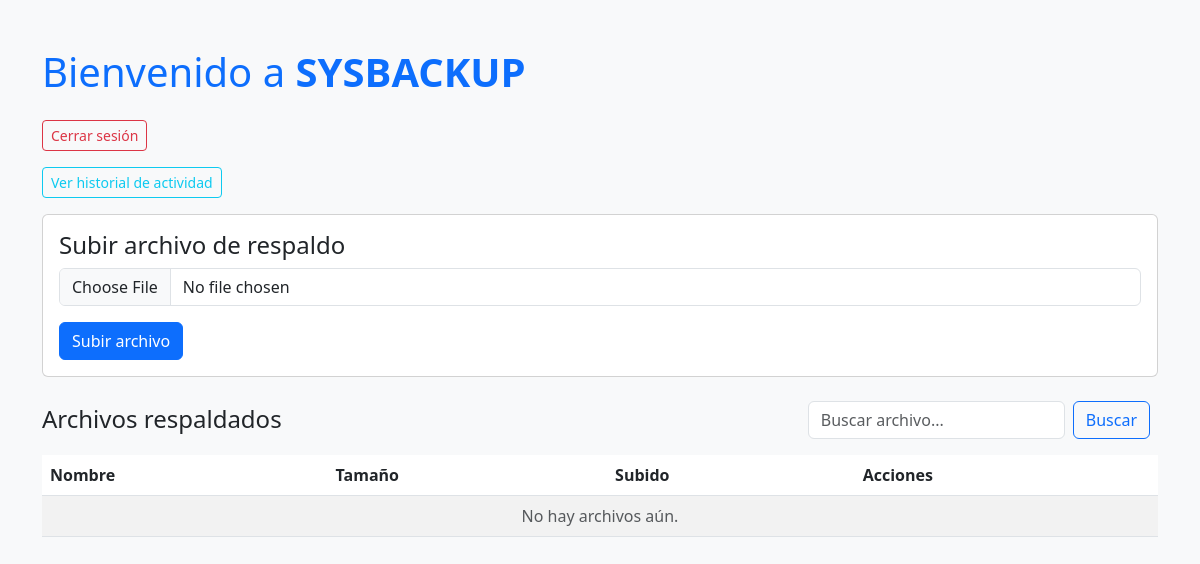
Page / (signed in) on the earlier database version.
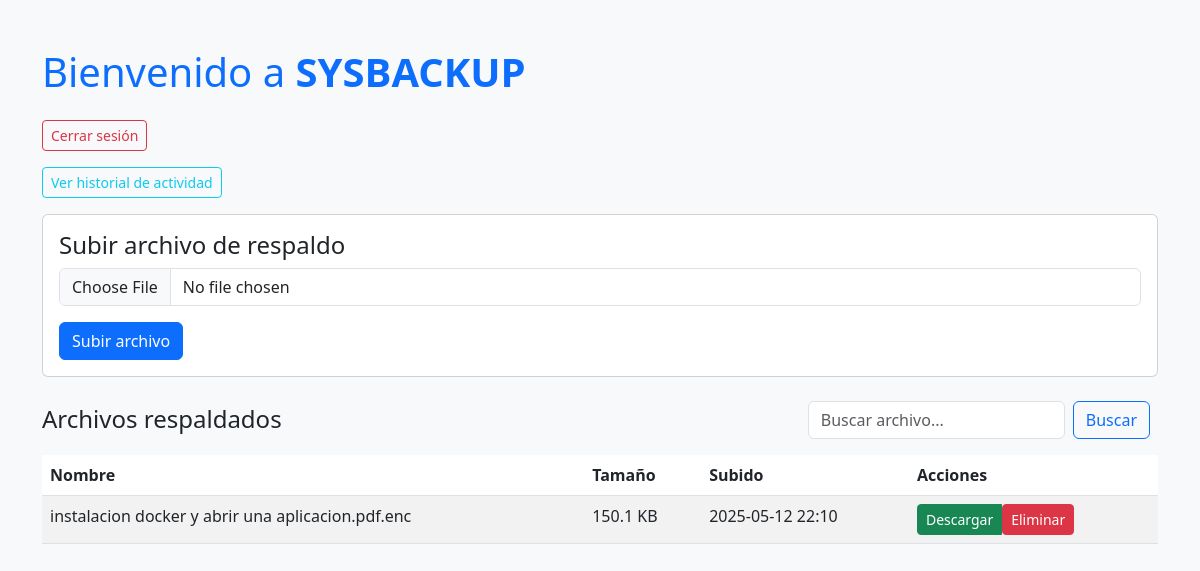
Same page on the later database version.
### app/database.py (models this page shows)
class Backup(db.Model):
    id = db.Column(db.Integer, primary_key=True)
    filename = db.Column(db.String(255), nullable=False)
    size_kb = db.Column(db.Float, nullable=False)
    timestamp = db.Column(db.DateTime, nullable=False)
    user_id = db.Column(db.Integer, db.ForeignKey('user.id'), nullable=False)
    user = db.relationship('User', backref='backups')

### app/routes.py (the view)
@main.route("/", methods=["GET"])
@login_required
def index():
    query = request.args.get("q", "").lower()
    backups = Backup.query.filter_by(user_id=current_user.id).order_by(Backup.timestamp.desc()).all()
    files = []
    for backup in backups:
        if query and query not in backup.filename.lower():
            continue
        files.append({
            "name": backup.filename,
            "size": f"{backup.size_kb:.1f} KB",
            "date": backup.timestamp.strftime('%Y-%m-%d %H:%M')
        })
    return render_template("index.html", files=files, query=query)

### app/database.py (called while the page is built)
@login_manager.user_loader
def load_user(user_id):
    return User.query.get(int(user_id))

### app/templates/index.html (shortened to what this page needs)
<!DOCTYPE html>
<html lang="es">
<head>
    <link href="https://cdn.jsdelivr.net/npm/bootstrap@5.3.0/dist/css/bootstrap.min.css" rel="stylesheet">
</head>
<body class="bg-light">
<div class="container py-5">
    <h1 class="mb-4 text-primary">Bienvenido a <strong>SYSBACKUP</strong></h1>
    <p><a href="{{ url_for('auth.logout') }}" class="btn btn-outline-danger btn-sm">Cerrar sesión</a></p>
    <p><a href="{{ url_for('main.historial') }}" class="btn btn-outline-info btn-sm">Ver historial de actividad</a></p>
    <div class="card mb-4">
        <div class="card-body">
            <h4 class="card-title">Subir archivo de respaldo</h4>
            <form method="POST" action="{{ url_for('main.upload_file') }}" enctype="multipart/form-data">
                <div class="mb-3">
                    <input type="file" name="file" class="form-control" required>
                </div>
                <button type="submit" class="btn btn-primary">Subir archivo</button>
            </form>
        </div>
    </div>
    <div class="d-flex justify-content-between align-items-center mb-3">
        <h4 class="mb-0">Archivos respaldados</h4>
        <form method="GET" class="d-flex align-items-center">
            <input type="text" name="q" value="{{ query }}" placeholder="Buscar archivo..." class="form-control me-2">
            <button type="submit" class="btn btn-outline-primary me-2">Buscar</button>
        </form>
    </div>
    <table class="table table-striped">
        <thead>
            <tr>
                <th>Nombre</th>
                <th>Tamaño</th>
                <th>Subido</th>
                <th>Acciones</th>
            </tr>
        </thead>
        <tbody>
            {% for file in files %}
            <tr>
                <td>{{ file.name }}</td>
                <td>{{ file.size }}</td>
                <td>{{ file.date }}</td>
                <td>
                    <div class="btn-group">
                        <a href="{{ url_for('main.download_file', filename=file.name) }}" class="btn btn-sm btn-success">Descargar</a>
                        <form method="POST" action="{{ url_for('main.delete_file', filename=file.name) }}" onsubmit="return confirm('¿Eliminar este archivo?');">
                            <button type="submit" class="btn btn-sm btn-danger">Eliminar</button>
                        </form>
                    </div>
                </td>
            </tr>
            {% else %}
            <tr>
                <td colspan="4" class="text-muted text-center">No hay archivos aún.</td>
            </tr>
            {% endfor %}
        </tbody>
    </table>
</div>
</body>
</html>

Differences in the rows shown:
added Backup: name "instalacion docker y abrir una aplicacion.pdf.enc", size "150.1 KB", date "2025-05-12 22:10"
Other differences:
text no longer shown: "No hay archivos aún."
